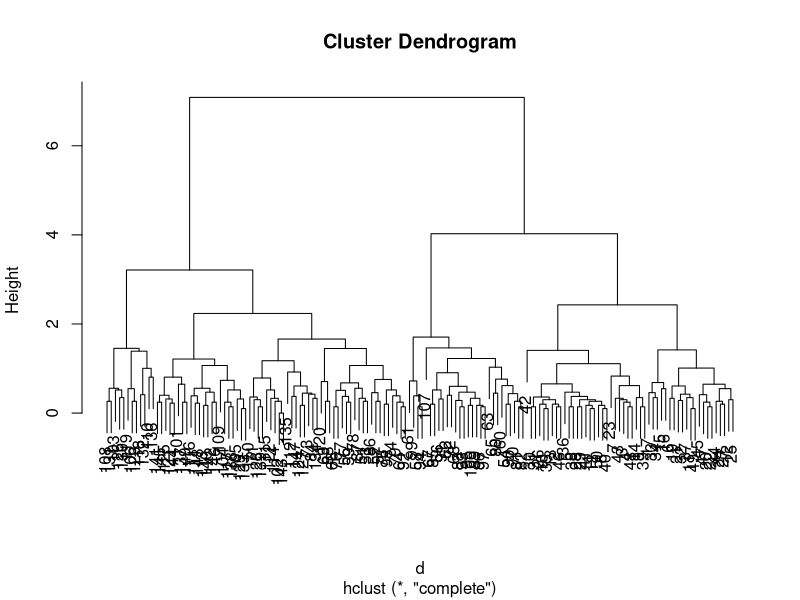

Write R code to recreate this figure.
graphics.off();
library(stats);
data(iris);
table(iris$Species);

d <- dist( (iris[, 1:4]) );

h = hclust(d, method="complete");
plot(h)

labels <- cutree(h, k=3); 
labels
